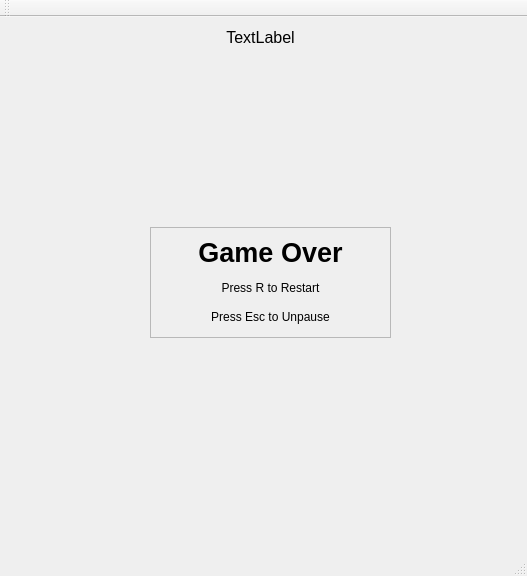
<?xml version="1.0" encoding="UTF-8"?>
<ui version="4.0">
 <class>Game</class>
 <widget class="QMainWindow" name="Game">
  <property name="geometry">
   <rect>
    <x>0</x>
    <y>0</y>
    <width>527</width>
    <height>576</height>
   </rect>
  </property>
  <property name="windowTitle">
   <string>Game</string>
  </property>
  <widget class="QWidget" name="centralWidget">
   <widget class="QWidget" name="gridLayoutWidget">
    <property name="geometry">
     <rect>
      <x>10</x>
      <y>30</y>
      <width>160</width>
      <height>80</height>
     </rect>
    </property>
    <layout class="QGridLayout" name="gridLayout">
     <property name="spacing">
      <number>0</number>
     </property>
    </layout>
   </widget>
   <widget class="QLabel" name="scoreLabel">
    <property name="geometry">
     <rect>
      <x>10</x>
      <y>10</y>
      <width>501</width>
      <height>20</height>
     </rect>
    </property>
    <property name="font">
     <font>
      <pointsize>12</pointsize>
     </font>
    </property>
    <property name="text">
     <string>TextLabel</string>
    </property>
    <property name="alignment">
     <set>Qt::AlignCenter</set>
    </property>
   </widget>
   <widget class="QFrame" name="pauseFrame">
    <property name="geometry">
     <rect>
      <x>150</x>
      <y>210</y>
      <width>241</width>
      <height>111</height>
     </rect>
    </property>
    <property name="frameShape">
     <enum>QFrame::StyledPanel</enum>
    </property>
    <property name="frameShadow">
     <enum>QFrame::Raised</enum>
    </property>
    <widget class="QLabel" name="pauseTitle">
     <property name="geometry">
      <rect>
       <x>20</x>
       <y>10</y>
       <width>201</width>
       <height>31</height>
      </rect>
     </property>
     <property name="font">
      <font>
       <pointsize>20</pointsize>
       <weight>75</weight>
       <bold>true</bold>
      </font>
     </property>
     <property name="text">
      <string>Game Over</string>
     </property>
     <property name="alignment">
      <set>Qt::AlignCenter</set>
     </property>
    </widget>
    <widget class="QLabel" name="pressReset">
     <property name="geometry">
      <rect>
       <x>20</x>
       <y>50</y>
       <width>201</width>
       <height>21</height>
      </rect>
     </property>
     <property name="text">
      <string>Press R to Restart</string>
     </property>
     <property name="alignment">
      <set>Qt::AlignCenter</set>
     </property>
    </widget>
    <widget class="QLabel" name="pressUnpause">
     <property name="geometry">
      <rect>
       <x>20</x>
       <y>80</y>
       <width>201</width>
       <height>20</height>
      </rect>
     </property>
     <property name="text">
      <string>Press Esc to Unpause</string>
     </property>
     <property name="alignment">
      <set>Qt::AlignCenter</set>
     </property>
    </widget>
   </widget>
  </widget>
  <widget class="QMenuBar" name="menuBar">
   <property name="geometry">
    <rect>
     <x>0</x>
     <y>0</y>
     <width>527</width>
     <height>21</height>
    </rect>
   </property>
  </widget>
  <widget class="QToolBar" name="mainToolBar">
   <attribute name="toolBarArea">
    <enum>TopToolBarArea</enum>
   </attribute>
   <attribute name="toolBarBreak">
    <bool>false</bool>
   </attribute>
  </widget>
  <widget class="QStatusBar" name="statusBar"/>
 </widget>
 <layoutdefault spacing="6" margin="11"/>
 <resources/>
 <connections/>
</ui>
